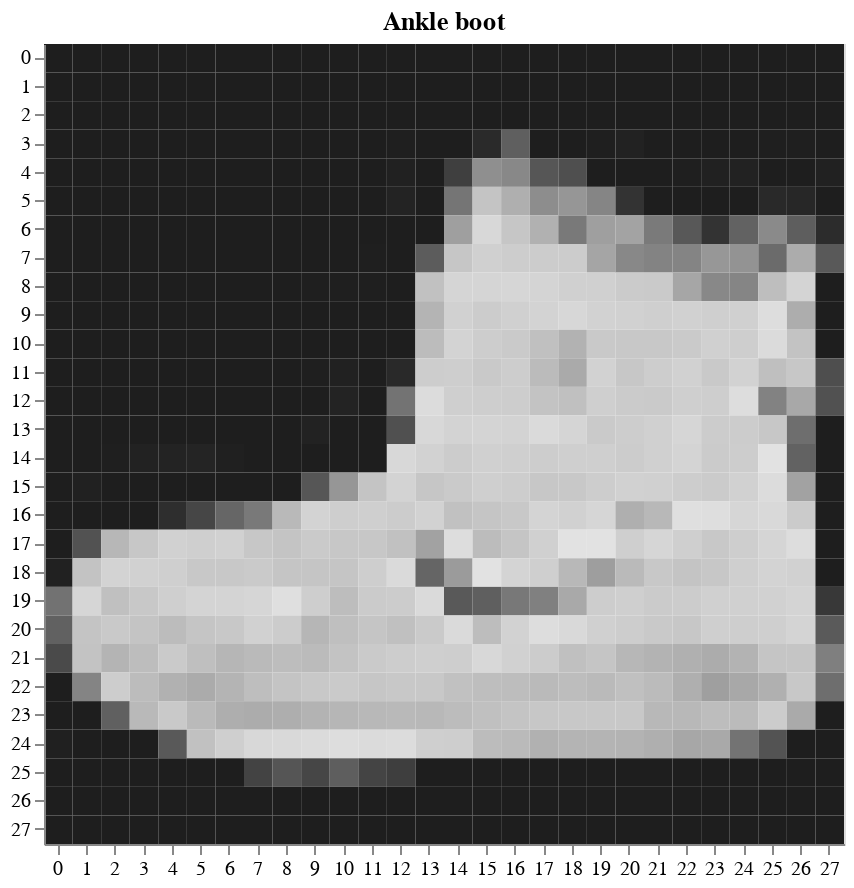

Notebook code cell kept with this figure:
### Code cell
vis.imshow(x_train[0], label = label[y_train[0]])

### Figure 1 — Vega-Lite specification as saved in the notebook (floating-point values rounded to 4 significant figures; data arrays with more than 128 entries replaced by an {"elided": "..."} marker saying what was removed)
{"$schema": "https://vega.github.io/schema/vega-lite/v2.4.3.json", "config": {"view": {"height": 300, "width": 400}}, "data": {"values": {"elided": "784 records"}}, "encoding": {"color": {"field": "value", "legend": null, "scale": {"scheme": "greys"}, "sort": "descending", "type": "quantitative"}, "tooltip": [{"field": "value", "type": "quantitative"}], "x": {"axis": {"labelAngle": 0, "title": ""}, "field": "x", "type": "nominal"}, "y": {"axis": {"title": ""}, "field": "y", "type": "nominal"}}, "height": 400, "mark": "rect", "title": "Ankle boot", "width": 400}
